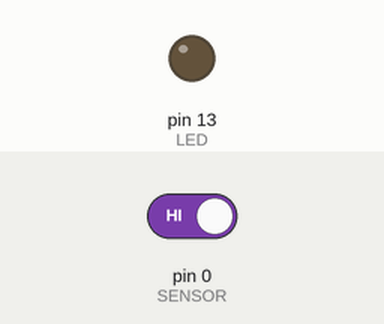
A sketch run on a simulated Arduino Uno, built with avr-gcc and run on an emulated ATmega328P. Parts: output pins drawn as LEDs (lit = HIGH). The test bench sets the inputs (shaded band); at power-on: pin 0 (SENSOR) HIGH.

Above: at 1.2 s.
1.3 s: pin 0 (SENSOR) driven LOW
At 1.9 s:
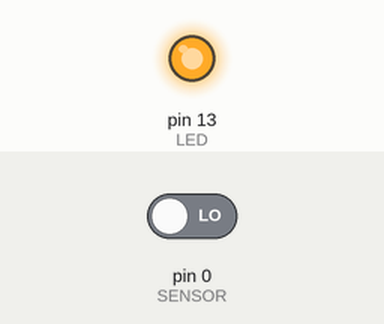
2.8 s: pin 0 (SENSOR) driven HIGH
At 3.1 s:
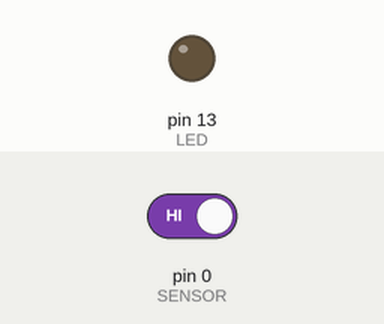
Timing chart, 0 to 5.8 s (numbered marks = the images above; inputs shaded):
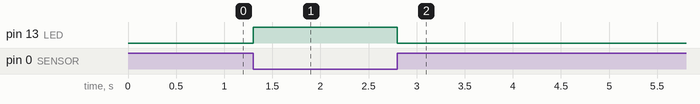

Measured:
- after the input at 1.3 s, pin 13 (LED): LOW → HIGH at once
- after the input at 2.8 s, pin 13 (LED): HIGH → LOW at once

The sketch:

test_hall.ino
```cpp
int LED = 13;
int SENSOR = 0;

void setup()
{
	pinMode(LED,OUTPUT);
	pinMode(SENSOR,INPUT);
	digitalWrite(LED,LOW);
}

void loop()
{
	digitalWrite(LED,!digitalRead(SENSOR));
  if (digitalRead(SENSOR)==0)
    Serial.print("Bajo");
  else
    Serial.println("Alto");
}
```
